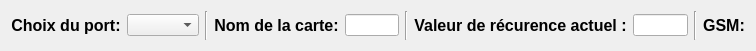
   <widget class="QWidget" name="horizontalLayoutWidget">
    <property name="geometry">
     <rect>
      <x>10</x>
      <y>0</y>
      <width>756</width>
      <height>51</height>
     </rect>
    </property>
    <layout class="QHBoxLayout" name="horizontalLayout_25">
     <item>
      <widget class="QLabel" name="label_28">
       <property name="text">
        <string>&lt;html&gt;&lt;head/&gt;&lt;body&gt;&lt;p align=&quot;center&quot;&gt;&lt;span style=&quot; font-size:12pt; font-weight:600;&quot;&gt;Choix du port:&lt;/span&gt;&lt;/p&gt;&lt;/body&gt;&lt;/html&gt;</string>
       </property>
      </widget>
     </item>
     <item>
      <widget class="QComboBox" name="portBox"/>
     </item>
     <item>
      <widget class="Line" name="line_2">
       <property name="orientation">
        <enum>Qt::Vertical</enum>
       </property>
      </widget>
     </item>
     <item>
      <widget class="QLabel" name="label_25">
       <property name="text">
        <string>&lt;html&gt;&lt;head/&gt;&lt;body&gt;&lt;p align=&quot;center&quot;&gt;&lt;span style=&quot; font-size:12pt; font-weight:600;&quot;&gt;Nom de la carte:&lt;/span&gt;&lt;/p&gt;&lt;/body&gt;&lt;/html&gt;</string>
       </property>
      </widget>
     </item>
     <item>
      <widget class="QLineEdit" name="MangoName"/>
     </item>
     <item>
      <widget class="Line" name="line_3">
       <property name="orientation">
        <enum>Qt::Vertical</enum>
       </property>
      </widget>
     </item>
     <item>
      <widget class="QLabel" name="label_4">
       <property name="text">
        <string>&lt;html&gt;&lt;head/&gt;&lt;body&gt;&lt;p align=&quot;center&quot;&gt;&lt;span style=&quot; font-size:12pt; font-weight:600;&quot;&gt;Valeur de récurence actuel :&lt;/span&gt;&lt;/p&gt;&lt;/body&gt;&lt;/html&gt;</string>
       </property>
      </widget>
     </item>
     <item>
      <widget class="QLineEdit" name="actual"/>
     </item>
     <item>
      <widget class="Line" name="line_4">
       <property name="orientation">
        <enum>Qt::Vertical</enum>
       </property>
      </widget>
     </item>
     <item>
      <widget class="QLabel" name="label_3">
       <property name="text">
        <string>&lt;html&gt;&lt;head/&gt;&lt;body&gt;&lt;p align=&quot;center&quot;&gt;&lt;span style=&quot; font-size:12pt; font-weight:600;&quot;&gt;GSM:&lt;/span&gt;&lt;/p&gt;&lt;/body&gt;&lt;/html&gt;</string>
       </property>
      </widget>
     </item>
    </layout>
   </widget>
